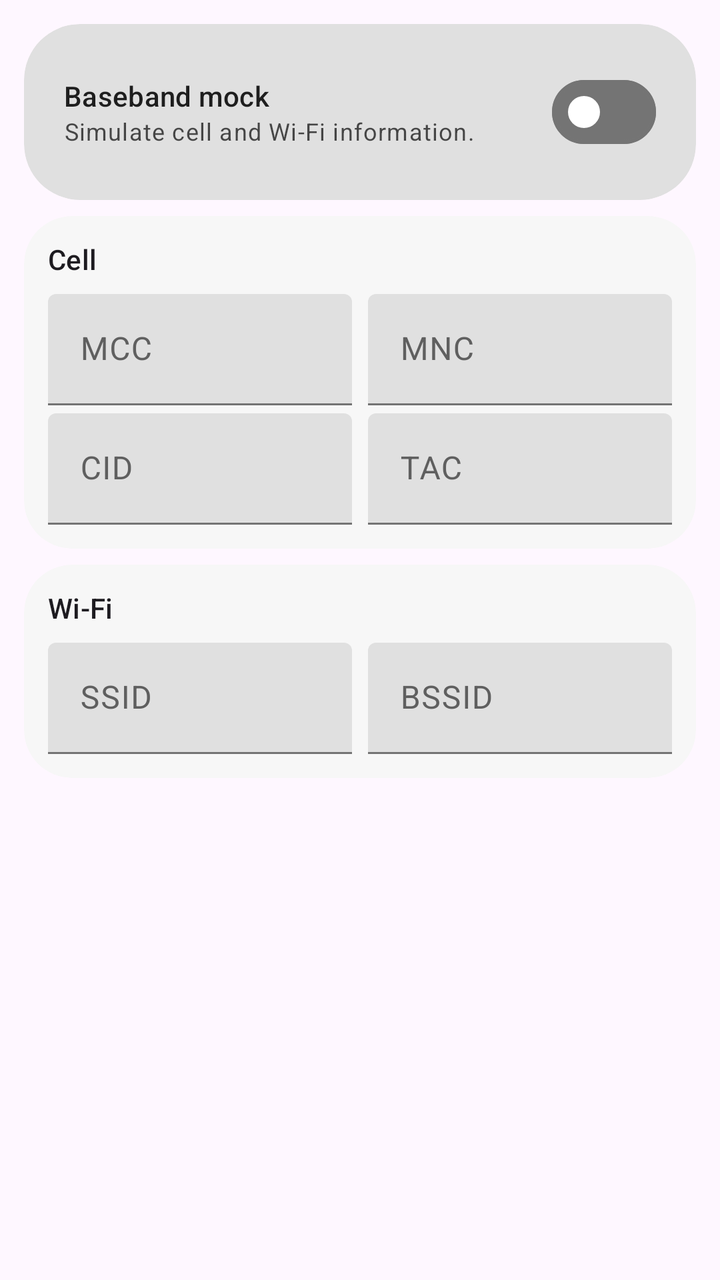
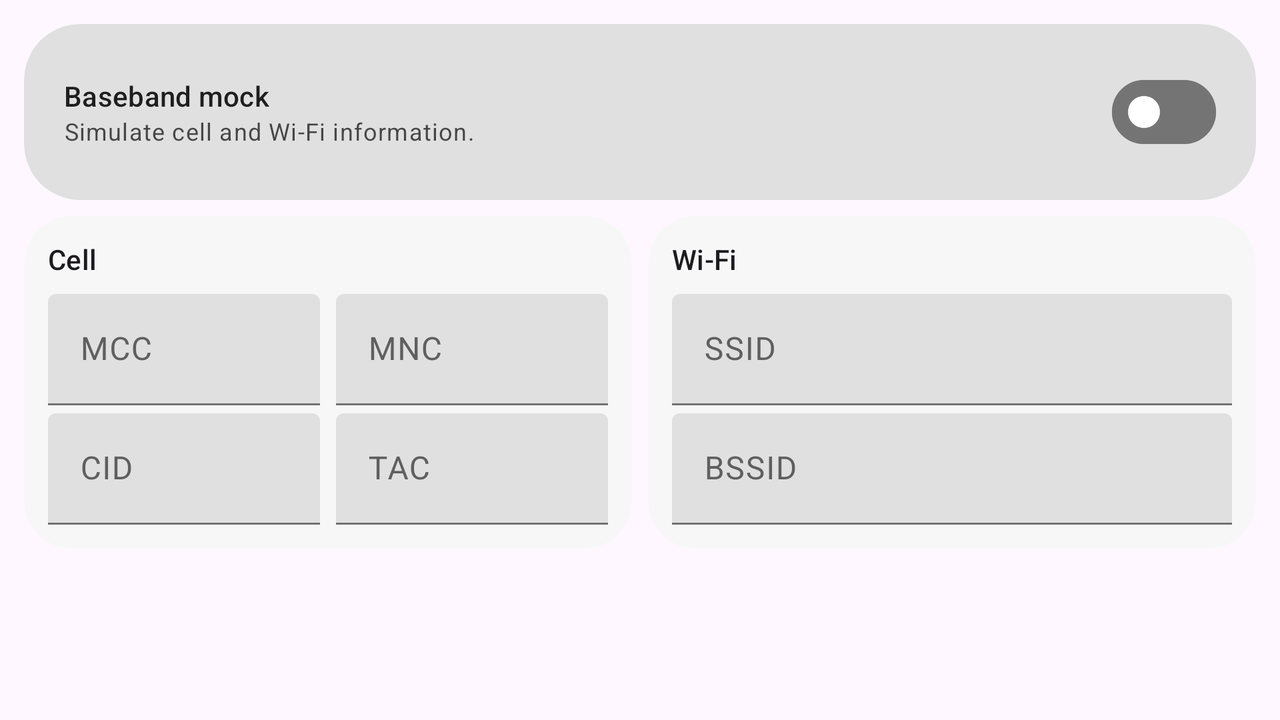

The same Android screen from two of the app's own layout files: first res/layout/ as a phone draws it, then the repository's variant for another configuration, drawn on a device whose configuration selects that folder. Both files follow.
<!-- AndroidManifest.xml: application theme AppTheme -->
<!-- res/layout/fragment_baseband_mock.xml -->
<?xml version="1.0" encoding="utf-8"?>
<androidx.core.widget.NestedScrollView xmlns:android="http://schemas.android.com/apk/res/android"
    xmlns:app="http://schemas.android.com/apk/res-auto"
    android:layout_width="match_parent"
    android:layout_height="match_parent">

    <LinearLayout
        android:layout_width="match_parent"
        android:layout_height="wrap_content"
        android:orientation="vertical"
        android:padding="@dimen/page_gutter">

        <com.google.android.material.card.MaterialCardView
            android:id="@+id/baseband_control_card"
            style="@style/PortalHeroCard"
            android:layout_width="match_parent"
            android:layout_height="wrap_content"
            app:cardPreventCornerOverlap="false">
            <LinearLayout
                android:layout_width="match_parent"
                android:layout_height="wrap_content"
                android:gravity="center_vertical"
                android:orientation="horizontal">
                <LinearLayout
                    android:layout_width="0dp"
                    android:layout_height="wrap_content"
                    android:layout_weight="1"
                    android:orientation="vertical">
                    <TextView
                        android:layout_width="wrap_content"
                        android:layout_height="wrap_content"
                        android:text="@string/baseband_title"
                        android:textAppearance="@style/TextAppearance.Material3.LabelLarge"
                        android:textColor="?attr/colorOnPrimaryContainer" />
                    <TextView
                        android:layout_width="wrap_content"
                        android:layout_height="wrap_content"
                        android:alpha="0.8"
                        android:text="@string/baseband_desc"
                        android:textAppearance="@style/TextAppearance.Material3.BodySmall"
                        android:textColor="?attr/colorOnPrimaryContainer" />
                </LinearLayout>
                <com.google.android.material.materialswitch.MaterialSwitch
                    android:id="@+id/baseband_switch"
                    android:layout_width="wrap_content"
                    android:layout_height="wrap_content"
                    android:saveEnabled="false"
                    app:thumbTint="@color/portal_switch_thumb_on_container"
                    app:trackTint="@color/portal_switch_track_on_container" />
            </LinearLayout>
        </com.google.android.material.card.MaterialCardView>

        <com.google.android.material.card.MaterialCardView
            style="@style/PortalSurfaceCard"
            android:layout_width="match_parent"
            android:layout_height="wrap_content"
            android:layout_marginTop="8dp"
            app:contentPadding="12dp">
            <LinearLayout
                android:layout_width="match_parent"
                android:layout_height="wrap_content"
                android:orientation="vertical">
                <TextView
                    android:layout_width="wrap_content"
                    android:layout_height="wrap_content"
                    android:text="@string/baseband_cell_title"
                    android:textAppearance="@style/TextAppearance.Material3.TitleSmall" />
                <LinearLayout
                    android:layout_width="match_parent"
                    android:layout_height="wrap_content"
                    android:layout_marginTop="8dp"
                    android:baselineAligned="false"
                    android:orientation="horizontal">

                    <com.google.android.material.textfield.TextInputLayout
                        style="@style/Widget.Material3.TextInputLayout.FilledBox"
                        android:layout_width="0dp"
                        android:layout_height="wrap_content"
                        android:layout_weight="1"
                        android:hint="@string/baseband_mcc">
                        <com.google.android.material.textfield.TextInputEditText
                            android:id="@+id/baseband_mcc"
                            android:layout_width="match_parent"
                            android:layout_height="wrap_content"
                            android:singleLine="true" />
                    </com.google.android.material.textfield.TextInputLayout>

                    <com.google.android.material.textfield.TextInputLayout
                        style="@style/Widget.Material3.TextInputLayout.FilledBox"
                        android:layout_width="0dp"
                        android:layout_height="wrap_content"
                        android:layout_marginStart="8dp"
                        android:layout_weight="1"
                        android:hint="@string/baseband_mnc">
                        <com.google.android.material.textfield.TextInputEditText
                            android:id="@+id/baseband_mnc"
                            android:layout_width="match_parent"
                            android:layout_height="wrap_content"
                            android:singleLine="true" />
                    </com.google.android.material.textfield.TextInputLayout>
                </LinearLayout>

                <LinearLayout
                    android:layout_width="match_parent"
                    android:layout_height="wrap_content"
                    android:layout_marginTop="4dp"
                    android:baselineAligned="false"
                    android:orientation="horizontal">

                    <com.google.android.material.textfield.TextInputLayout
                        style="@style/Widget.Material3.TextInputLayout.FilledBox"
                        android:layout_width="0dp"
                        android:layout_height="wrap_content"
                        android:layout_weight="1"
                        android:hint="@string/baseband_cid">
                        <com.google.android.material.textfield.TextInputEditText
                            android:id="@+id/baseband_cid"
                            android:layout_width="match_parent"
                            android:layout_height="wrap_content"
                            android:singleLine="true" />
                    </com.google.android.material.textfield.TextInputLayout>

                    <com.google.android.material.textfield.TextInputLayout
                        style="@style/Widget.Material3.TextInputLayout.FilledBox"
                        android:layout_width="0dp"
                        android:layout_height="wrap_content"
                        android:layout_marginStart="8dp"
                        android:layout_weight="1"
                        android:hint="@string/baseband_tac">
                        <com.google.android.material.textfield.TextInputEditText
                            android:id="@+id/baseband_tac"
                            android:layout_width="match_parent"
                            android:layout_height="wrap_content"
                            android:singleLine="true" />
                    </com.google.android.material.textfield.TextInputLayout>
                </LinearLayout>
            </LinearLayout>
        </com.google.android.material.card.MaterialCardView>

        <com.google.android.material.card.MaterialCardView
            style="@style/PortalSurfaceCard"
            android:layout_width="match_parent"
            android:layout_height="wrap_content"
            android:layout_marginTop="8dp"
            app:contentPadding="12dp">
            <LinearLayout
                android:layout_width="match_parent"
                android:layout_height="wrap_content"
                android:orientation="vertical">
                <TextView
                    android:layout_width="wrap_content"
                    android:layout_height="wrap_content"
                    android:text="@string/baseband_wifi_title"
                    android:textAppearance="@style/TextAppearance.Material3.TitleSmall" />
                <LinearLayout
                    android:layout_width="match_parent"
                    android:layout_height="wrap_content"
                    android:layout_marginTop="8dp"
                    android:baselineAligned="false"
                    android:orientation="horizontal">

                    <com.google.android.material.textfield.TextInputLayout
                        style="@style/Widget.Material3.TextInputLayout.FilledBox"
                        android:layout_width="0dp"
                        android:layout_height="wrap_content"
                        android:layout_weight="1"
                        android:hint="@string/baseband_ssid">
                        <com.google.android.material.textfield.TextInputEditText
                            android:id="@+id/baseband_ssid"
                            android:layout_width="match_parent"
                            android:layout_height="wrap_content"
                            android:singleLine="true" />
                    </com.google.android.material.textfield.TextInputLayout>

                    <com.google.android.material.textfield.TextInputLayout
                        style="@style/Widget.Material3.TextInputLayout.FilledBox"
                        android:layout_width="0dp"
                        android:layout_height="wrap_content"
                        android:layout_marginStart="8dp"
                        android:layout_weight="1"
                        android:hint="@string/baseband_bssid">
                        <com.google.android.material.textfield.TextInputEditText
                            android:id="@+id/baseband_bssid"
                            android:layout_width="match_parent"
                            android:layout_height="wrap_content"
                            android:singleLine="true" />
                    </com.google.android.material.textfield.TextInputLayout>
                </LinearLayout>
            </LinearLayout>
        </com.google.android.material.card.MaterialCardView>
    </LinearLayout>
</androidx.core.widget.NestedScrollView>
<!-- resources referenced by this layout -->
<resources>
  <dimen name="page_gutter">12dp</dimen>
  <string name="baseband_bssid">BSSID</string>
  <string name="baseband_cell_title">Cell</string>
  <string name="baseband_cid">CID</string>
  <string name="baseband_desc">Simulate cell and Wi-Fi information.</string>
  <string name="baseband_mcc">MCC</string>
  <string name="baseband_mnc">MNC</string>
  <string name="baseband_ssid">SSID</string>
  <string name="baseband_tac">TAC</string>
  <string name="baseband_title">Baseband mock</string>
  <string name="baseband_wifi_title">Wi-Fi</string>
  <style name="PortalHeroCard" parent="">
          <item name="cardBackgroundColor">?attr/colorPrimaryContainer</item>
          <item name="cardCornerRadius">28dp</item>
          <item name="cardElevation">0dp</item>
          <item name="strokeWidth">0dp</item>
          <item name="contentPadding">20dp</item>
      </style>
  <style name="PortalSurfaceCard" parent="">
          <item name="cardBackgroundColor">?attr/colorSurfaceContainerLow</item>
          <item name="cardCornerRadius">24dp</item>
          <item name="cardElevation">0dp</item>
          <item name="strokeWidth">0dp</item>
      </style>
  <style name="AppTheme" parent="Theme.Material3.Light.NoActionBar">
          
          <item name="colorPrimary">#5F5F5F</item>
          <item name="colorOnPrimary">#FFFFFF</item>
          <item name="colorPrimaryContainer">#E0E0E0</item>
          <item name="colorOnPrimaryContainer">#1E1E1E</item>
          <item name="colorSecondary">#494949</item>
          <item name="colorOnSecondary">#FFFFFF</item>
          <item name="colorSecondaryContainer">#E7E7E7</item>
          <item name="colorOnSecondaryContainer">#2A2A2A</item>
          <item name="colorSurface">#FFFFFF</item>
          <item name="colorOnSurface">#1A1A1A</item>
          <item name="colorSurfaceVariant">#F0F0F0</item>
          <item name="colorOnSurfaceVariant">#5F5F5F</item>
          <item name="colorOutline">#747474</item>
          
          <item name="colorSurfaceContainerLowest">#FFFFFF</item>
          <item name="colorSurfaceContainerLow">#F7F7F7</item>
          <item name="colorSurfaceContainer">#F0F0F0</item>
          <item name="colorSurfaceContainerHigh">#E8E8E8</item>
          <item name="colorSurfaceContainerHighest">#E0E0E0</item>
  
          
          <item name="portalFabIconTint">#1A1A1A</item>
  
          
          <item name="android:statusBarColor">@android:color/transparent</item>
          <item name="android:windowDrawsSystemBarBackgrounds">true</item>
          <item name="android:windowTranslucentStatus">true</item>
          <item name="windowActionModeOverlay">true</item>
          <item name="windowActionBar">false</item>
          <item name="windowNoTitle">true</item>
  
          
          <item name="searchViewStyle">@style/Portal.SearchViewStyle</item>
          <item name="sliderStyle">@style/Portal.SliderTheme</item>
          <item name="android:popupMenuStyle">@style/PortalPopupMenuStyle</item>
          
          <item name="materialCardViewStyle">@style/PortalCardStyle</item>
      </style>
  <style name="Portal.SearchViewStyle" parent="Widget.AppCompat.SearchView" />
  <style name="Portal.SliderTheme" parent="Widget.Material3.Slider" />
  <style name="PortalPopupMenuStyle" parent="Widget.Material3.PopupMenu">
          <item name="android:popupAnimationStyle">@style/PortalPopupAnimation</item>
      </style>
  <style name="PortalCardStyle" parent="Widget.Material3.CardView.Filled">
          <item name="cardBackgroundColor">?attr/colorSurfaceContainerLow</item>
          <item name="cardCornerRadius">24dp</item>
          <item name="cardElevation">0dp</item>
          <item name="strokeWidth">0dp</item>
      </style>
  <style name="PortalPopupAnimation">
          <item name="android:windowEnterAnimation">@anim/popup_in_top_end</item>
          <item name="android:windowExitAnimation">@anim/popup_out_top_end</item>
      </style>
</resources>
<!-- res/layout-land/fragment_baseband_mock.xml (the repository's variant of the layout above) -->
<!-- drawn on the phone turned sideways -->
<?xml version="1.0" encoding="utf-8"?>
<androidx.core.widget.NestedScrollView xmlns:android="http://schemas.android.com/apk/res/android"
    xmlns:app="http://schemas.android.com/apk/res-auto"
    android:layout_width="match_parent"
    android:layout_height="match_parent">

    <LinearLayout
        android:layout_width="match_parent"
        android:layout_height="wrap_content"
        android:orientation="vertical"
        android:padding="@dimen/page_gutter">

        <com.google.android.material.card.MaterialCardView
            android:id="@+id/baseband_control_card"
            style="@style/PortalHeroCard"
            android:layout_width="match_parent"
            android:layout_height="wrap_content"
            app:cardPreventCornerOverlap="false">
            <LinearLayout
                android:layout_width="match_parent"
                android:layout_height="wrap_content"
                android:gravity="center_vertical"
                android:orientation="horizontal">
                <LinearLayout
                    android:layout_width="0dp"
                    android:layout_height="wrap_content"
                    android:layout_weight="1"
                    android:orientation="vertical">
                    <TextView
                        android:layout_width="wrap_content"
                        android:layout_height="wrap_content"
                        android:text="@string/baseband_title"
                        android:textAppearance="@style/TextAppearance.Material3.LabelLarge"
                        android:textColor="?attr/colorOnPrimaryContainer" />
                    <TextView
                        android:layout_width="wrap_content"
                        android:layout_height="wrap_content"
                        android:alpha="0.8"
                        android:text="@string/baseband_desc"
                        android:textAppearance="@style/TextAppearance.Material3.BodySmall"
                        android:textColor="?attr/colorOnPrimaryContainer" />
                </LinearLayout>
                <com.google.android.material.materialswitch.MaterialSwitch
                    android:id="@+id/baseband_switch"
                    android:layout_width="wrap_content"
                    android:layout_height="wrap_content"
                    android:saveEnabled="false"
                    app:thumbTint="@color/portal_switch_thumb_on_container"
                    app:trackTint="@color/portal_switch_track_on_container" />
            </LinearLayout>
        </com.google.android.material.card.MaterialCardView>

        <LinearLayout
            android:layout_width="match_parent"
            android:layout_height="wrap_content"
            android:layout_marginTop="@dimen/section_gap"
            android:baselineAligned="false"
            android:orientation="horizontal">

            <com.google.android.material.card.MaterialCardView
                style="@style/PortalSurfaceCard"
                android:layout_width="0dp"
                android:layout_height="wrap_content"
                android:layout_weight="1"
                app:contentPadding="@dimen/card_padding">
                <LinearLayout
                    android:layout_width="match_parent"
                    android:layout_height="wrap_content"
                    android:orientation="vertical">
                    <TextView
                        android:layout_width="wrap_content"
                        android:layout_height="wrap_content"
                        android:text="@string/baseband_cell_title"
                        android:textAppearance="@style/TextAppearance.Material3.TitleSmall" />
                    <LinearLayout
                        android:layout_width="match_parent"
                        android:layout_height="wrap_content"
                        android:layout_marginTop="8dp"
                        android:baselineAligned="false"
                        android:orientation="horizontal">
                        <com.google.android.material.textfield.TextInputLayout
                        style="@style/Widget.Material3.TextInputLayout.FilledBox"
                            android:layout_width="0dp"
                            android:layout_height="wrap_content"
                            android:layout_weight="1"
                            android:hint="@string/baseband_mcc">
                            <com.google.android.material.textfield.TextInputEditText
                                android:id="@+id/baseband_mcc"
                                android:layout_width="match_parent"
                                android:layout_height="wrap_content" />
                        </com.google.android.material.textfield.TextInputLayout>
                        <com.google.android.material.textfield.TextInputLayout
                        style="@style/Widget.Material3.TextInputLayout.FilledBox"
                            android:layout_width="0dp"
                            android:layout_height="wrap_content"
                            android:layout_marginStart="8dp"
                            android:layout_weight="1"
                            android:hint="@string/baseband_mnc">
                            <com.google.android.material.textfield.TextInputEditText
                                android:id="@+id/baseband_mnc"
                                android:layout_width="match_parent"
                                android:layout_height="wrap_content" />
                        </com.google.android.material.textfield.TextInputLayout>
                    </LinearLayout>
                    <LinearLayout
                        android:layout_width="match_parent"
                        android:layout_height="wrap_content"
                        android:layout_marginTop="4dp"
                        android:baselineAligned="false"
                        android:orientation="horizontal">
                        <com.google.android.material.textfield.TextInputLayout
                        style="@style/Widget.Material3.TextInputLayout.FilledBox"
                            android:layout_width="0dp"
                            android:layout_height="wrap_content"
                            android:layout_weight="1"
                            android:hint="@string/baseband_cid">
                            <com.google.android.material.textfield.TextInputEditText
                                android:id="@+id/baseband_cid"
                                android:layout_width="match_parent"
                                android:layout_height="wrap_content" />
                        </com.google.android.material.textfield.TextInputLayout>
                        <com.google.android.material.textfield.TextInputLayout
                        style="@style/Widget.Material3.TextInputLayout.FilledBox"
                            android:layout_width="0dp"
                            android:layout_height="wrap_content"
                            android:layout_marginStart="8dp"
                            android:layout_weight="1"
                            android:hint="@string/baseband_tac">
                            <com.google.android.material.textfield.TextInputEditText
                                android:id="@+id/baseband_tac"
                                android:layout_width="match_parent"
                                android:layout_height="wrap_content" />
                        </com.google.android.material.textfield.TextInputLayout>
                    </LinearLayout>
                </LinearLayout>
            </com.google.android.material.card.MaterialCardView>

            <com.google.android.material.card.MaterialCardView
                style="@style/PortalSurfaceCard"
                android:layout_width="0dp"
                android:layout_height="wrap_content"
                android:layout_marginStart="@dimen/section_gap"
                android:layout_weight="1"
                app:contentPadding="@dimen/card_padding">
                <LinearLayout
                    android:layout_width="match_parent"
                    android:layout_height="wrap_content"
                    android:orientation="vertical">
                    <TextView
                        android:layout_width="wrap_content"
                        android:layout_height="wrap_content"
                        android:text="@string/baseband_wifi_title"
                        android:textAppearance="@style/TextAppearance.Material3.TitleSmall" />
                    <com.google.android.material.textfield.TextInputLayout
                        style="@style/Widget.Material3.TextInputLayout.FilledBox"
                        android:layout_width="match_parent"
                        android:layout_height="wrap_content"
                        android:layout_marginTop="8dp"
                        android:hint="@string/baseband_ssid">
                        <com.google.android.material.textfield.TextInputEditText
                            android:id="@+id/baseband_ssid"
                            android:layout_width="match_parent"
                            android:layout_height="wrap_content"
                            android:singleLine="true" />
                    </com.google.android.material.textfield.TextInputLayout>
                    <com.google.android.material.textfield.TextInputLayout
                        style="@style/Widget.Material3.TextInputLayout.FilledBox"
                        android:layout_width="match_parent"
                        android:layout_height="wrap_content"
                        android:layout_marginTop="4dp"
                        android:hint="@string/baseband_bssid">
                        <com.google.android.material.textfield.TextInputEditText
                            android:id="@+id/baseband_bssid"
                            android:layout_width="match_parent"
                            android:layout_height="wrap_content"
                            android:singleLine="true" />
                    </com.google.android.material.textfield.TextInputLayout>
                </LinearLayout>
            </com.google.android.material.card.MaterialCardView>
        </LinearLayout>
    </LinearLayout>
</androidx.core.widget.NestedScrollView>
<!-- resources referenced by the variant -->
<!-- as the phone turned sideways resolves them -->
<resources>
  <dimen name="card_padding">12dp</dimen>
  <dimen name="page_gutter">12dp</dimen>
  <dimen name="section_gap">8dp</dimen>
  <string name="baseband_bssid">BSSID</string>
  <string name="baseband_cell_title">Cell</string>
  <string name="baseband_cid">CID</string>
  <string name="baseband_desc">Simulate cell and Wi-Fi information.</string>
  <string name="baseband_mcc">MCC</string>
  <string name="baseband_mnc">MNC</string>
  <string name="baseband_ssid">SSID</string>
  <string name="baseband_tac">TAC</string>
  <string name="baseband_title">Baseband mock</string>
  <string name="baseband_wifi_title">Wi-Fi</string>
  <style name="PortalHeroCard" parent="">
          <item name="cardBackgroundColor">?attr/colorPrimaryContainer</item>
          <item name="cardCornerRadius">28dp</item>
          <item name="cardElevation">0dp</item>
          <item name="strokeWidth">0dp</item>
          <item name="contentPadding">20dp</item>
      </style>
  <style name="PortalSurfaceCard" parent="">
          <item name="cardBackgroundColor">?attr/colorSurfaceContainerLow</item>
          <item name="cardCornerRadius">24dp</item>
          <item name="cardElevation">0dp</item>
          <item name="strokeWidth">0dp</item>
      </style>
  <style name="AppTheme" parent="Theme.Material3.Light.NoActionBar">
          
          <item name="colorPrimary">#5F5F5F</item>
          <item name="colorOnPrimary">#FFFFFF</item>
          <item name="colorPrimaryContainer">#E0E0E0</item>
          <item name="colorOnPrimaryContainer">#1E1E1E</item>
          <item name="colorSecondary">#494949</item>
          <item name="colorOnSecondary">#FFFFFF</item>
          <item name="colorSecondaryContainer">#E7E7E7</item>
          <item name="colorOnSecondaryContainer">#2A2A2A</item>
          <item name="colorSurface">#FFFFFF</item>
          <item name="colorOnSurface">#1A1A1A</item>
          <item name="colorSurfaceVariant">#F0F0F0</item>
          <item name="colorOnSurfaceVariant">#5F5F5F</item>
          <item name="colorOutline">#747474</item>
          
          <item name="colorSurfaceContainerLowest">#FFFFFF</item>
          <item name="colorSurfaceContainerLow">#F7F7F7</item>
          <item name="colorSurfaceContainer">#F0F0F0</item>
          <item name="colorSurfaceContainerHigh">#E8E8E8</item>
          <item name="colorSurfaceContainerHighest">#E0E0E0</item>
  
          
          <item name="portalFabIconTint">#1A1A1A</item>
  
          
          <item name="android:statusBarColor">@android:color/transparent</item>
          <item name="android:windowDrawsSystemBarBackgrounds">true</item>
          <item name="android:windowTranslucentStatus">true</item>
          <item name="windowActionModeOverlay">true</item>
          <item name="windowActionBar">false</item>
          <item name="windowNoTitle">true</item>
  
          
          <item name="searchViewStyle">@style/Portal.SearchViewStyle</item>
          <item name="sliderStyle">@style/Portal.SliderTheme</item>
          <item name="android:popupMenuStyle">@style/PortalPopupMenuStyle</item>
          
          <item name="materialCardViewStyle">@style/PortalCardStyle</item>
      </style>
  <style name="Portal.SearchViewStyle" parent="Widget.AppCompat.SearchView" />
  <style name="Portal.SliderTheme" parent="Widget.Material3.Slider" />
  <style name="PortalPopupMenuStyle" parent="Widget.Material3.PopupMenu">
          <item name="android:popupAnimationStyle">@style/PortalPopupAnimation</item>
      </style>
  <style name="PortalCardStyle" parent="Widget.Material3.CardView.Filled">
          <item name="cardBackgroundColor">?attr/colorSurfaceContainerLow</item>
          <item name="cardCornerRadius">24dp</item>
          <item name="cardElevation">0dp</item>
          <item name="strokeWidth">0dp</item>
      </style>
  <style name="PortalPopupAnimation">
          <item name="android:windowEnterAnimation">@anim/popup_in_top_end</item>
          <item name="android:windowExitAnimation">@anim/popup_out_top_end</item>
      </style>
</resources>
